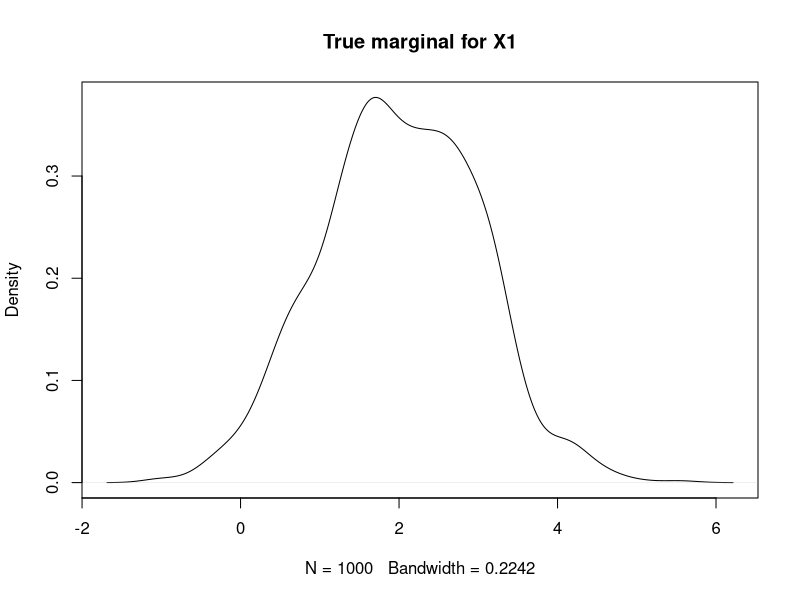
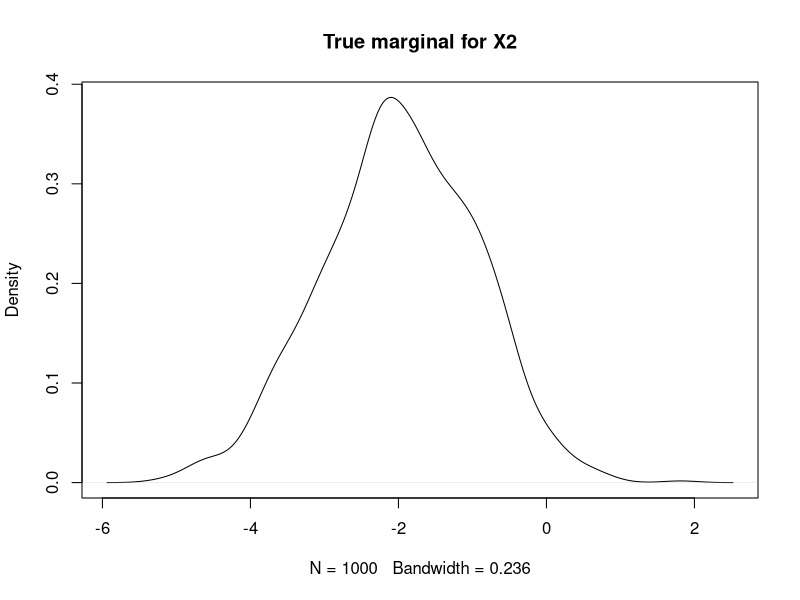
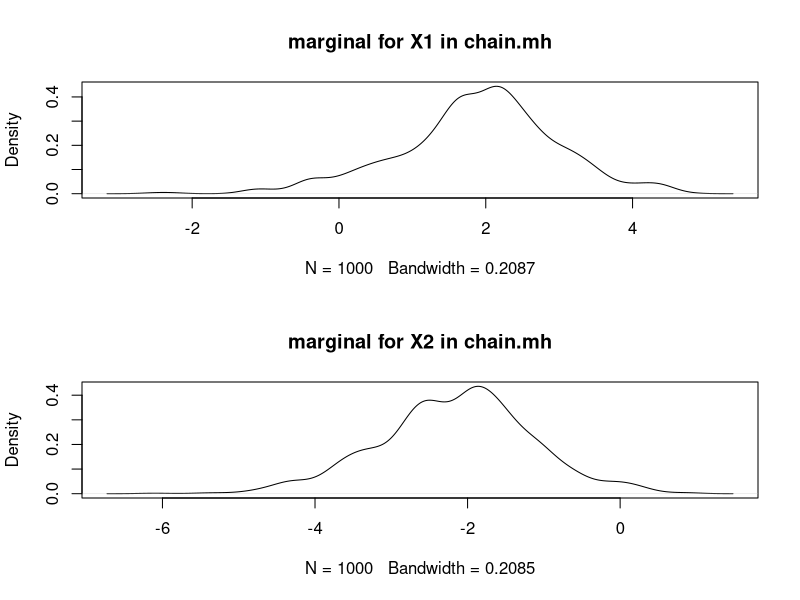
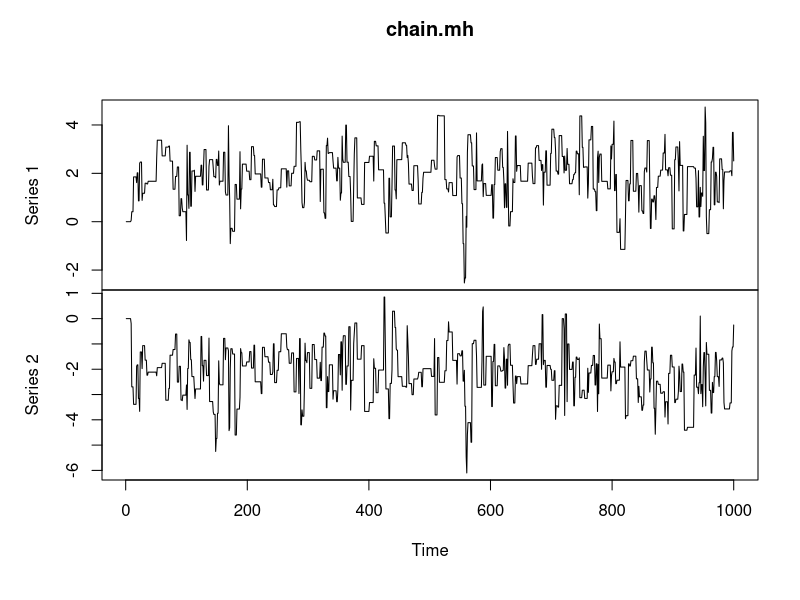
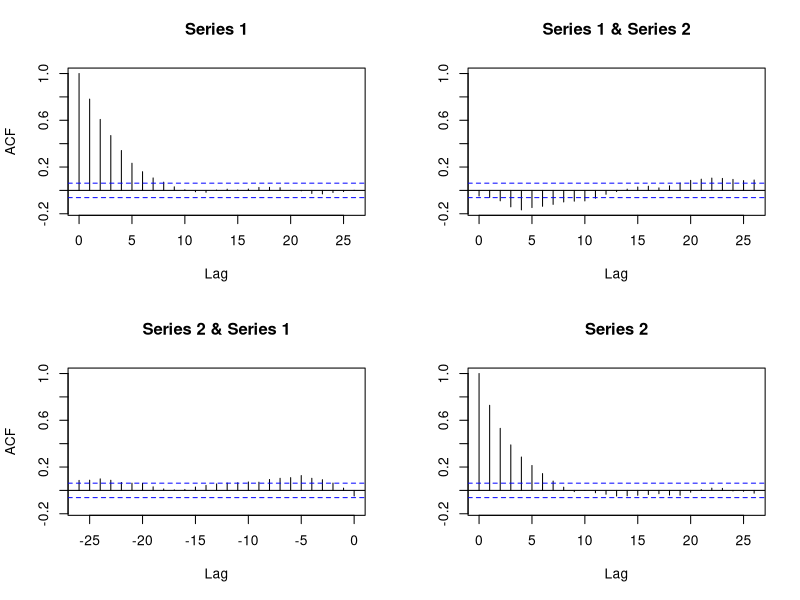
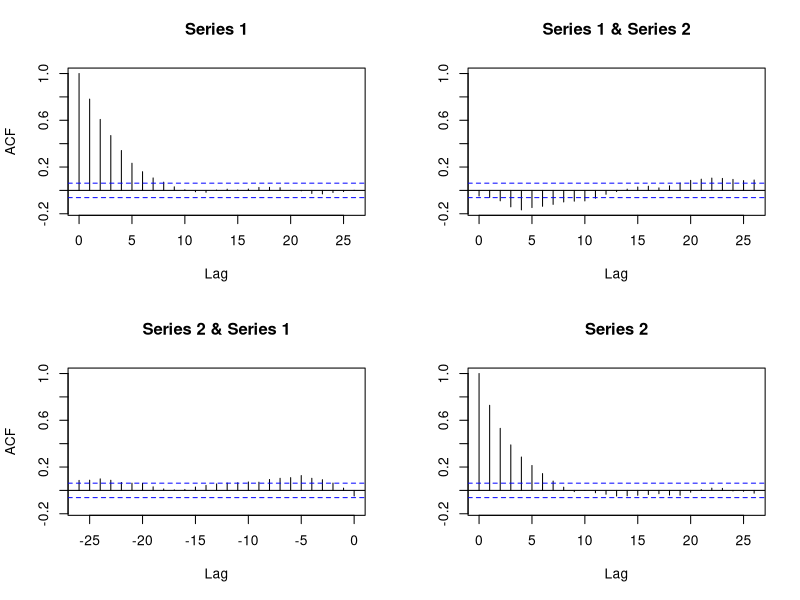
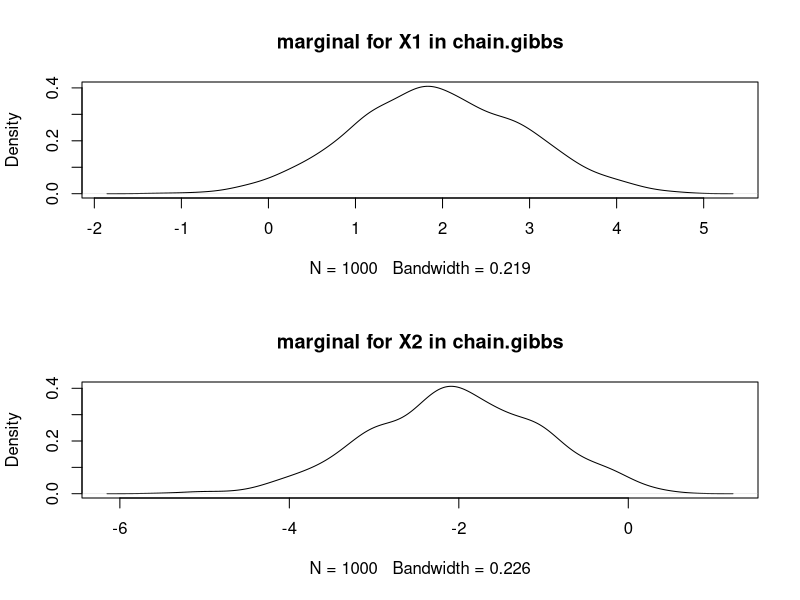
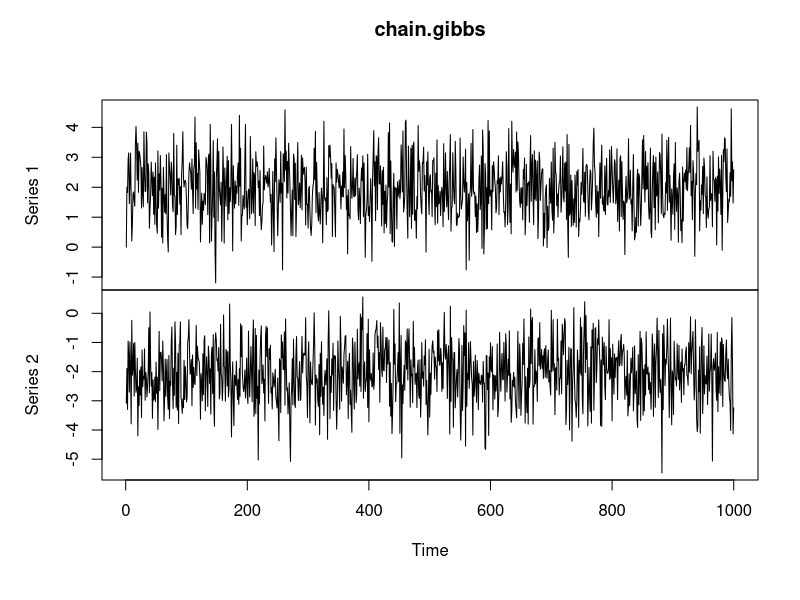

The R source for these figures, in order:
#######################################################
## Aim : MH and Gibbs for bivariate normal target
## Comparing the performance of the two samplers
#######################################################

set.seed(10)
library(mvtnorm)

Ftarget <- function(X, rho)  {
  sigma <- rbind(c(1, rho), c(rho, 1))
  return(dmvnorm(X, mean = c(2, -2), sigma = sigma))
}

# Target is bivariate normal with 0 off diagonal terms
proposal <- function(x,h) {
  return(rmvnorm(1, mean = x, sigma = diag(h,2,2)))
}

# Function to calculate MH output
MH <- function(n, init, h, rho)  {
  output <- matrix(0, nrow = n, ncol = 2)
  output[1,] = init
  accept_prob <- 0
  for(i in 2:n) {
    proposed = proposal(output[i-1,], h)                                              # Working with log for numerical stability
    alpha = exp( log(Ftarget(proposed, rho)) - log(Ftarget(output[i-1,], rho)) )
    if(runif(1) < alpha)  {                                                           # Acceptance step
      output[i,] = proposed
      accept_prob = accept_prob + 1
    } else  {                                                                         # Rejection step
      output[i,] = output[i-1,]
    }
  }
  accept_prob = accept_prob/n
  print(paste0("acceptance probaility is :", accept_prob))
  return(output)
}

# Function to calculate Gibbs output
Gibbs <- function(n = 1e3, init = c(0,0), rho) {
  output <- matrix(0, nrow = n, ncol = 2)
  output[1,] = init                                                                   # Deterministic Scan Gibbs sampler
  output[1,2] = rnorm(1, mean = -2 + rho*(output[1,1] - 2), sd = sqrt(1 - rho^2))
  for(i in 2:n) {
    output[i,1] = rnorm(1, mean = 2 + rho*(output[i-1,2] + 2), sd = sqrt(1 - rho^2))
    output[i,2] = rnorm(1, mean = -2 + rho*(output[i,1] - 2), sd = sqrt(1 - rho^2))
  }
  return(output)
}

init <- numeric(length = 2)
rho_vec <- c(0, 0.5, 0.99)
h_vec <- c(3, 2.3, 0.1)
n <- 1e3
chain.mh <- matrix(nrow = n, ncol = 2)
chain.gibbs <- matrix(nrow = n, ncol = 2)
#par(mfrow=c(1,1,1,1))
t <- rnorm(n, mean = 2)


# True plots for marginals
plot(density(t), main = "True marginal for X1")
plot(density(rnorm(n, mean = -2)), main = "True marginal for X2")

# Comparsision of the two methods for different values of correlation

#For the first two cases it looks like Gibbs does a better job at sampling from the target. However for rho = .99 
#the correlation is much too large for Gibbs to work well. Here MH is better.
for(i in 1:3) {
    par(mfrow=c(2,1))
    chain.mh = MH(n, init, h_vec[i], rho_vec[i])
    chain.gibbs = Gibbs(n,init, rho_vec[i])
    print(paste0("rho is :", rho_vec[i]))
    plot(density(chain.mh[,1]), main = "marginal for X1 in chain.mh")
    plot(density(chain.mh[,2]), main = "marginal for X2 in chain.mh")
    plot.ts(chain.mh)
    plot(acf(chain.mh))
    plot(density(chain.gibbs[,1]), main = "marginal for X1 in chain.gibbs")
    plot(density(chain.gibbs[,2]), main = "marginal for X2 in chain.gibbs")
    plot.ts(chain.gibbs)
    plot(acf(chain.gibbs))
}
